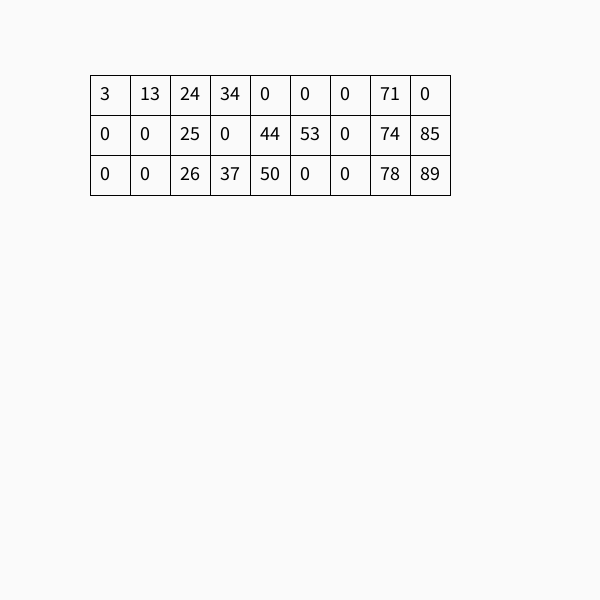
Frame 1 (no input)
Frame 60 (the mouse pressed at the canvas centre just before this capture): identical to frame 1, image omitted
Frame 120 (the mouse held since frame 60 and released just before this capture): identical to frame 1, image omitted

The Processing sketch that drew this single still picture (run headless with seeded random() and noise(); from frame 60 on, the mouse is pressed at the canvas centre):

// Processing sketch: BingoPlade_V2
// ── BingoPlade_V2.pde
//lavet af Christian Brun
import java.util.Arrays; //<>// //<>//

// Array til at lave kolonne
int[] kolonne = new int[3];

// 2D Array som svarer til vores bingo plade. 9 kolonner og 3 rækker
int[][] bingoPlade = new int[9][3];


void setup() {
  size(600, 600);
  textSize(20);
  fill(0); //lavet af mig

  //funktionen findTreTal returnerer en kolonne med tre tal. En bingoPlade består af 9 kolonner - get it? :)

  // ****Lav en lykke som kan gentages 9 gange. Her starter din løkke

  for (int i =0; i < bingoPlade.length; i++) {
    // start med at finde tre tal
    kolonne = findTreTal(i);
    while (findEns(kolonne)) {
      kolonne = findTreTal(i);
    }

    // sorter kolonne stigende
    kolonne = sorter(kolonne);

    // **** put kolonne i bingPlade[i] det gør du her
    bingoPlade[i] = kolonne;

    // her slutter din løkke
  }
  int[] nuller = new int[4];
  for (int i=0; i<3; i++) {
    nuller =findFireTal();
    while (findEns(nuller)) {
      nuller =findFireTal();
      nuller =sorter(nuller);
    }
    for (int j=0; j<nuller.length; j++) {
      bingoPlade[nuller[j]][i]=0;
    }
  }
  // her printer jeg bingopladen til consol
  for (int i=0; i<bingoPlade.length; i++) {
    println("-------");
    printArray(bingoPlade[i]);
  }
  println();
}
void draw() {
  background(250, 250, 250);
  udskriv();
  //vandrette linjer lavet af mig
  line(90, 75, 450, 75);
  line(90, 115, 450, 115);
  line(90, 155, 450, 155);
  line(90, 195, 450, 195);
  line(90, 75, 90, 195);
  //lodrette linjer lavet af mig
  line(130, 75, 130, 195);
  line(170, 75, 170, 195);
  line(210, 75, 210, 195);
  line(250, 75, 250, 195);
  line(290, 75, 290, 195);
  line(330, 75, 330, 195);
  line(370, 75, 370, 195);
  line(410, 75, 410, 195);
  line(450, 75, 450, 195);
}

int[] findTreTal(int faktor) {
  int[] tal = new int[3];
  for (int i=0; i < tal.length; i++) {
    // vi ganger faktor med 10 for at få 10'er 20'er etc
    tal[i]  = (int)random(1, 11)+faktor*10 ;
  }
  return tal;
}
int[] findFireTal() {
  int[] tal = new int[4];
  for (int i=0; i < tal.length; i++) {
    // vi ganger faktor med 10 for at få 10'er 20'er etc
    tal[i]  = (int)random(0, 9) ;
  }
  return tal;
}

int[] sorter(int[] tal) {
  int i=0;
  //for (int i =0; i <tal.length-1; i++) {
  while (i<tal.length-1) {
    if (tal[i]>tal[i+1]) {
      int temp = tal[i];
      tal[i]=tal[i+1];
      tal[i+1]=temp;
      i=0;
    } else {
      i++;
    }
  }
  return tal;
}

boolean findEns(int[] tal) {
  boolean notAlike = false;
  // find og ret dubletter
  for (int i =0; i<tal.length; i++) {
    for (int j=i+1; j<tal.length; j++) {
      if (tal[i] == tal[j]) {
        notAlike = true;
      }
    }
  }
  return notAlike;
}

void udskriv() {
  // udskriv bingoPlade
  // ****gentag så jænge i er mindre end ni
  // ****gentag så jænge j er mindre end 3
  // ****text(string,x-værdi+10*i,y-værdi+10*j);
  for (int i =0; i<bingoPlade.length; i++) {
    for (int j =0; j<bingoPlade[i].length; j++) {
      text(bingoPlade[i][j], 100+i*40, 100+j*40);
    }
  }
}
